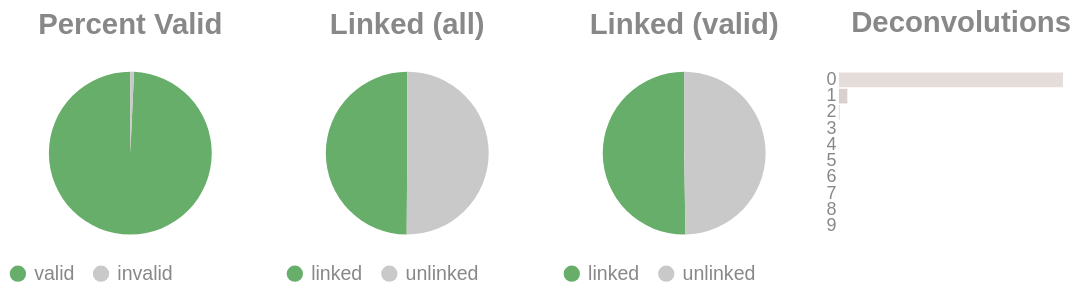

This figure's notebook cell:
### Code cell
if SKIPLR:
    pass
else:
    clash = Counter()
    for i in valids['molecule'].to_list():
        _mol = i.split("-")
        if len(_mol) == 1:
            clash.update('0')
        else:
            clash.update(_mol[-1])

    _d = {"deconvolutions": [], 'count': []}
    for k,v in clash.items():
        _d['deconvolutions'].append(k)
        _d['count'].append(v)

    tot_valid = valids['reads'].sum()
    mask = valids['reads'] >= 2
    n_linked_reads = valids.filter(mask)['reads'].sum()
    if n_linked_reads == 0:
        print_html("No linked molecules (>=2 reads) were detected; skipping linked-only distributions.")
        SKIPLR = True
    else:
        perc_valid = round(tot_valid / n_reads, 4)
        linked_perc_abs = round(n_linked_reads / n_reads, 4)
        linked_perc = round(n_linked_reads / tot_valid, 4)

    _valid = pl.DataFrame({"valids": ['valid', 'invalid'], "count": [tot_valid, n_reads - tot_valid]})
    _linked_abs = pl.DataFrame({"linked (absolute)": ['linked', 'unlinked'], "count": [n_linked_reads, n_reads - n_linked_reads]})
    _linked_rel = pl.DataFrame({"linked (valids)": ['linked', 'unlinked'], "count": [n_linked_reads, tot_valid - n_linked_reads]})

    (
        alt.hconcat(
            piechart(_valid, goodval = 'valid', title = "Percent Valid"),
            piechart(_linked_abs, goodval = "linked", title =  "Linked (all)"),
            piechart(_linked_rel, goodval = "linked", title =  "Linked (valid)"),
            convolutionbar(pl.DataFrame(_d), title = "Deconvolutions"),
            center = True,
            bounds = 'flush'
        )
        .resolve_scale(color='independent')
        .resolve_legend('independent')
        .properties(usermeta={'embedOptions': {"actions": False}})
    ).display()

### Figure 1 — Vega-Lite specification as saved in the notebook (floating-point values rounded to 4 significant figures)
{"width": "container", "height": 400, "config": {"title": {"anchor": "start", "dy": -15, "fontSize": 18, "color": "#888888", "subtitleColor": "#888888", "subtitleFontSize": 14}, "arc": {"fill": "#0072B2"}, "axis": {"domainColor": "#888888", "domainWidth": 0.5, "gridWidth": 0.2, "grid": false, "titleFontWeight": 400, "titleFontSize": 15, "labelFontSize": 11, "labelColor": "#888888", "tickColor": "#888888", "tickWidth": 0.2, "titleColor": "#888888"}, "axisBand": {"grid": false}, "axisX": {"grid": true, "tickSize": 10, "domainCap": "round"}, "axisY": {"domain": false, "grid": true, "tickSize": 0, "domainCap": "round"}, "background": "transparent", "header": {"labelFontSize": 15, "labelColor": "#888888", "titleFontSize": 15, "titleFontWeight": 600, "titleColor": "#888888"}, "legend": {"labelFont": "sans-serif", "labelFontSize": 12, "labelColor": "#888888", "symbolSize": 100, "symbolType": "circle", "titleFontSize": 12, "titlePadding": 10, "titleColor": "#888888", "title": null}, "range": {"category": ["#E69F00", "#56B4E9", "#009E73", "#F0E442", "#0072B2", "#D55E00", "#CC79A7", "#000000"], "diverging": ["#cfe8f3", "#a2d4ec", "#73bfe2", "#46abdb", "#1696d2", "#12719e"]}, "area": {"fill": "#0072B2", "fillOpacity": 0.7, "line": true, "strokeOpacity": 0.7}, "line": {"color": "#0072B2", "stroke": "#0072B2", "strokeWidth": 2}, "trail": {"color": "#0072B2", "stroke": "#0072B2", "strokeWidth": 0, "size": 1}, "point": {"filled": true, "fillOpacity": 1.0, "size": 95}, "text": {"color": "#888888", "fontSize": 11, "align": "right", "fontWeight": 400, "size": 11}, "bar": {"fill": "#0072B2", "stroke": null}, "view": {"stroke": null, "continuousWidth": 660, "continuousHeight": 400}}, "hconcat": [{"data": {"name": "data-c9544399e3767045cc71bfca1c8fcd27"}, "mark": {"type": "arc"}, "encoding": {"color": {"field": "valids", "legend": {"orient": "bottom", "title": null}, "scale": {"domain": ["valid", "invalid"], "range": ["#68ae6b", "#C9C9C9"]}, "title": "Valids", "type": "nominal"}, "theta": {"field": "count", "type": "quantitative"}, "tooltip": [{"field": "valids", "title": "Valids", "type": "ordinal"}, {"field": "percent", "format": ".2%", "title": "Percent", "type": "quantitative"}, {"field": "count", "title": "Count", "type": "quantitative"}]}, "height": 100, "title": {"text": "Percent Valid", "align": "center", "anchor": "middle"}, "transform": [{"calculate": "datum.count / 5384270", "as": "percent"}], "width": 150}, {"data": {"name": "data-55d60a19576317319ba75a15312dfd19"}, "mark": {"type": "arc"}, "encoding": {"color": {"field": "linked (absolute)", "legend": {"orient": "bottom", "title": null}, "scale": {"domain": ["linked", "unlinked"], "range": ["#68ae6b", "#C9C9C9"]}, "title": "Linked (Absolute)", "type": "nominal"}, "theta": {"field": "count", "type": "quantitative"}, "tooltip": [{"field": "linked (absolute)", "title": "Linked (Absolute)", "type": "ordinal"}, {"field": "percent", "format": ".2%", "title": "Percent", "type": "quantitative"}, {"field": "count", "title": "Count", "type": "quantitative"}]}, "height": 100, "title": {"text": "Linked (all)", "align": "center", "anchor": "middle"}, "transform": [{"calculate": "datum.count / 5384270", "as": "percent"}], "width": 150}, {"data": {"name": "data-6e93df593ffa8c1ef7c0949cd29b1f9d"}, "mark": {"type": "arc"}, "encoding": {"color": {"field": "linked (valids)", "legend": {"orient": "bottom", "title": null}, "scale": {"domain": ["linked", "unlinked"], "range": ["#68ae6b", "#C9C9C9"]}, "title": "Linked (Valids)", "type": "nominal"}, "theta": {"field": "count", "type": "quantitative"}, "tooltip": [{"field": "linked (valids)", "title": "Linked (Valids)", "type": "ordinal"}, {"field": "percent", "format": ".2%", "title": "Percent", "type": "quantitative"}, {"field": "count", "title": "Count", "type": "quantitative"}]}, "height": 100, "title": {"text": "Linked (valid)", "align": "center", "anchor": "middle"}, "transform": [{"calculate": "datum.count / 5345349", "as": "percent"}], "width": 150}, {"data": {"name": "data-7d986e150a898f1b0e0d978e29e8e269"}, "mark": {"type": "bar"}, "encoding": {"color": {"field": "deconvolutions", "legend": null, "scale": {"scheme": "lightgreyred"}, "type": "nominal"}, "tooltip": [{"field": "deconvolutions", "title": "Deconvolutions", "type": "ordinal"}, {"field": "percent", "format": ".2%", "title": "Percent", "type": "quantitative"}, {"field": "count", "title": "Count", "type": "quantitative"}], "x": {"axis": null, "field": "count", "type": "quantitative"}, "y": {"field": "deconvolutions", "sort": "ascending", "title": null, "type": "nominal"}}, "height": 100, "title": {"text": "Deconvolutions", "align": "center", "anchor": "middle"}, "transform": [{"calculate": "datum.count / 3339191", "as": "percent"}], "width": 150}], "bounds": "flush", "center": true, "resolve": {"legend": {"angle": "independent"}, "scale": {"color": "independent"}}, "usermeta": {"embedOptions": {"actions": false}}, "$schema": "https://vega.github.io/schema/vega-lite/v6.1.0.json", "datasets": {"data-c9544399e3767045cc71bfca1c8fcd27": [{"valids": "valid", "count": 5345349}, {"valids": "invalid", "count": 38921}], "data-55d60a19576317319ba75a15312dfd19": [{"linked (absolute)": "linked", "count": 2686145}, {"linked (absolute)": "unlinked", "count": 2698125}], "data-6e93df593ffa8c1ef7c0949cd29b1f9d": [{"linked (valids)": "linked", "count": 2686145}, {"linked (valids)": "unlinked", "count": 2659204}], "data-7d986e150a898f1b0e0d978e29e8e269": [{"deconvolutions": "0", "count": 3209123}, {"deconvolutions": "1", "count": 120832}, {"deconvolutions": "2", "count": 8151}, {"deconvolutions": "3", "count": 874}, {"deconvolutions": "4", "count": 165}, {"deconvolutions": "5", "count": 33}, {"deconvolutions": "6", "count": 8}, {"deconvolutions": "7", "count": 3}, {"deconvolutions": "8", "count": 1}, {"deconvolutions": "9", "count": 1}]}}
